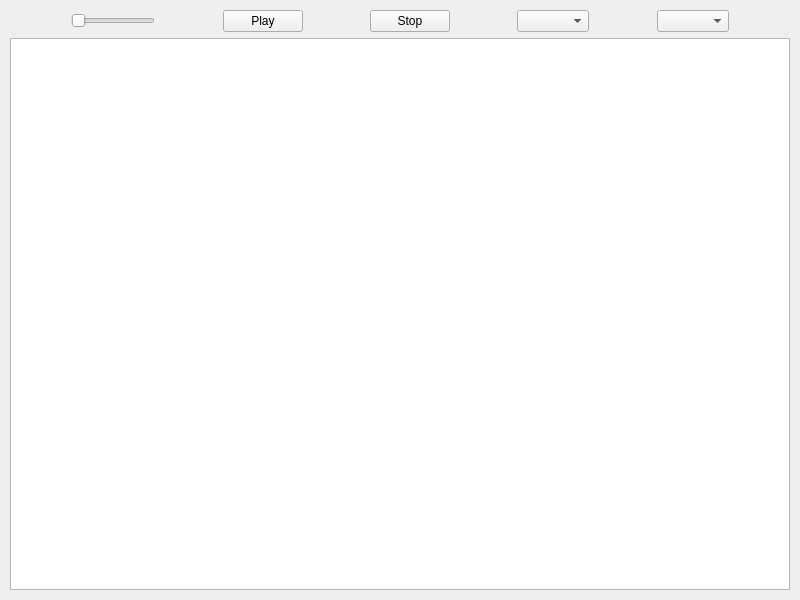
<?xml version="1.0" encoding="UTF-8"?>
<ui version="4.0">
 <class>MainWindow</class>
 <widget class="QMainWindow" name="MainWindow">
  <property name="geometry">
   <rect>
    <x>0</x>
    <y>0</y>
    <width>800</width>
    <height>600</height>
   </rect>
  </property>
  <property name="windowTitle">
   <string>MainWindow</string>
  </property>
  <widget class="QWidget" name="centralwidget">
   <layout class="QGridLayout" name="gridLayout">
    <item row="0" column="0">
     <layout class="QVBoxLayout" name="verticalLayout" stretch="0,0">
      <property name="leftMargin">
       <number>1</number>
      </property>
      <property name="topMargin">
       <number>1</number>
      </property>
      <property name="rightMargin">
       <number>1</number>
      </property>
      <property name="bottomMargin">
       <number>1</number>
      </property>
      <item>
       <layout class="QHBoxLayout" name="horizontalLayout_3">
        <item>
         <spacer name="horizontalSpacer_4">
          <property name="orientation">
           <enum>Qt::Orientation::Horizontal</enum>
          </property>
          <property name="sizeHint" stdset="0">
           <size>
            <width>40</width>
            <height>20</height>
           </size>
          </property>
         </spacer>
        </item>
        <item>
         <widget class="QSlider" name="horizontalSlider">
          <property name="minimum">
           <number>0</number>
          </property>
          <property name="maximum">
           <number>100</number>
          </property>
          <property name="singleStep">
           <number>1</number>
          </property>
          <property name="orientation">
           <enum>Qt::Orientation::Horizontal</enum>
          </property>
         </widget>
        </item>
        <item>
         <spacer name="horizontalSpacer_3">
          <property name="orientation">
           <enum>Qt::Orientation::Horizontal</enum>
          </property>
          <property name="sizeHint" stdset="0">
           <size>
            <width>40</width>
            <height>20</height>
           </size>
          </property>
         </spacer>
        </item>
        <item>
         <widget class="QPushButton" name="playButton">
          <property name="text">
           <string>Play</string>
          </property>
         </widget>
        </item>
        <item>
         <spacer name="horizontalSpacer_5">
          <property name="orientation">
           <enum>Qt::Orientation::Horizontal</enum>
          </property>
          <property name="sizeHint" stdset="0">
           <size>
            <width>40</width>
            <height>20</height>
           </size>
          </property>
         </spacer>
        </item>
        <item>
         <widget class="QPushButton" name="stopButton">
          <property name="text">
           <string>Stop</string>
          </property>
         </widget>
        </item>
        <item>
         <spacer name="horizontalSpacer_2">
          <property name="orientation">
           <enum>Qt::Orientation::Horizontal</enum>
          </property>
          <property name="sizeHint" stdset="0">
           <size>
            <width>40</width>
            <height>20</height>
           </size>
          </property>
         </spacer>
        </item>
        <item>
         <widget class="QComboBox" name="locationsList"/>
        </item>
        <item>
         <spacer name="horizontalSpacer_6">
          <property name="orientation">
           <enum>Qt::Orientation::Horizontal</enum>
          </property>
          <property name="sizeHint" stdset="0">
           <size>
            <width>40</width>
            <height>20</height>
           </size>
          </property>
         </spacer>
        </item>
        <item>
         <widget class="QComboBox" name="voiceSelection"/>
        </item>
        <item>
         <spacer name="horizontalSpacer">
          <property name="orientation">
           <enum>Qt::Orientation::Horizontal</enum>
          </property>
          <property name="sizeHint" stdset="0">
           <size>
            <width>40</width>
            <height>20</height>
           </size>
          </property>
         </spacer>
        </item>
       </layout>
      </item>
      <item>
       <widget class="QTextEdit" name="textToRead">
        <property name="font">
         <font>
          <family>Cascadia Code</family>
          <pointsize>14</pointsize>
         </font>
        </property>
       </widget>
      </item>
     </layout>
    </item>
   </layout>
  </widget>
 </widget>
 <resources/>
 <connections/>
</ui>
